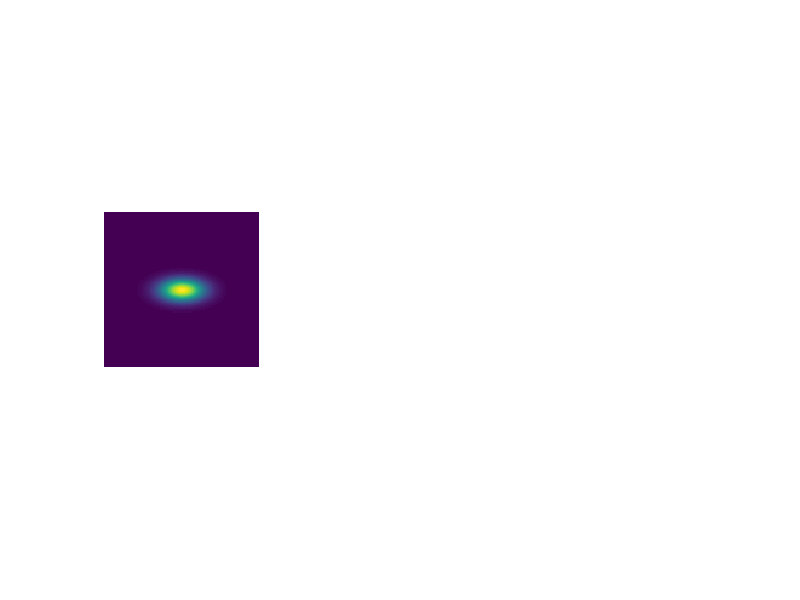

Reproduce this figure in MATLAB. (Note: this script raises an error after producing the figure.)
% Test Yaroslavsy's rotation code.
%
% Rotate and narrow Gaussian and check we get back the same Gaussian.
% Note that if the Gaussian is narrow, the error is very small.
%
% Yoel Shkolnisky, January 2011.

N=128;
c=N/2;
[X,Y]=meshgrid(0:N-1,0:N-1);
X=X-c;
Y=Y-c;
sigmax=N/10;
sigmay=N/20;
im=exp(-(X.^2/(2*sigmax.^2)+Y.^2/(2*sigmay.^2)));

subplot(1,3,1);
imagesc(im);
axis image;
axis off;

rim=im;
for k=1:360;
    rim=fastrotate_yaro(rim,1);
    subplot(1,3,2);
    imagesc(rim);
    axis image;
    axis off;
    pause(0.01);
end

subplot(1,3,3);
imagesc(rim-im);
axis image;
axis off;
colorbar;
disp(norm(rim(:)-im(:))/norm(im(:))); 
    
    